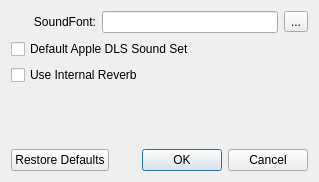
<?xml version="1.0" encoding="UTF-8"?>
<ui version="4.0">
 <class>drumstick::widgets::MacSynthSettingsDialog</class>
 <widget class="QDialog" name="drumstick::widgets::MacSynthSettingsDialog">
  <property name="geometry">
   <rect>
    <x>0</x>
    <y>0</y>
    <width>319</width>
    <height>182</height>
   </rect>
  </property>
  <layout class="QGridLayout" name="gridLayout">
   <item row="0" column="0">
    <widget class="QLabel" name="label_3">
     <property name="text">
      <string>SoundFont:</string>
     </property>
     <property name="alignment">
      <set>Qt::AlignRight|Qt::AlignTrailing|Qt::AlignVCenter</set>
     </property>
     <property name="buddy">
      <cstring>soundfont_dls</cstring>
     </property>
    </widget>
   </item>
   <item row="0" column="1" colspan="2">
    <widget class="QLineEdit" name="soundfont_dls">
     <property name="enabled">
      <bool>true</bool>
     </property>
     <property name="sizePolicy">
      <sizepolicy hsizetype="Expanding" vsizetype="Preferred">
       <horstretch>0</horstretch>
       <verstretch>0</verstretch>
      </sizepolicy>
     </property>
    </widget>
   </item>
   <item row="0" column="3">
    <widget class="QToolButton" name="btn_soundfont">
     <property name="text">
      <string>...</string>
     </property>
    </widget>
   </item>
   <item row="3" column="2">
    <spacer name="verticalSpacer">
     <property name="orientation">
      <enum>Qt::Vertical</enum>
     </property>
     <property name="sizeHint" stdset="0">
      <size>
       <width>20</width>
       <height>256</height>
      </size>
     </property>
    </spacer>
   </item>
   <item row="2" column="0" colspan="4">
    <widget class="QCheckBox" name="reverb_dls">
     <property name="text">
      <string>Use Internal Reverb</string>
     </property>
    </widget>
   </item>
   <item row="1" column="0" colspan="4">
    <widget class="QCheckBox" name="default_dls">
     <property name="text">
      <string>Default Apple DLS Sound Set</string>
     </property>
    </widget>
   </item>
   <item row="4" column="0" colspan="4">
    <widget class="QDialogButtonBox" name="buttonBox">
     <property name="orientation">
      <enum>Qt::Horizontal</enum>
     </property>
     <property name="standardButtons">
      <set>QDialogButtonBox::Cancel|QDialogButtonBox::Ok|QDialogButtonBox::RestoreDefaults</set>
     </property>
    </widget>
   </item>
  </layout>
 </widget>
 <tabstops>
  <tabstop>soundfont_dls</tabstop>
  <tabstop>btn_soundfont</tabstop>
  <tabstop>default_dls</tabstop>
  <tabstop>reverb_dls</tabstop>
 </tabstops>
 <resources/>
 <connections>
  <connection>
   <sender>default_dls</sender>
   <signal>toggled(bool)</signal>
   <receiver>soundfont_dls</receiver>
   <slot>setDisabled(bool)</slot>
   <hints>
    <hint type="sourcelabel">
     <x>136</x>
     <y>58</y>
    </hint>
    <hint type="destinationlabel">
     <x>260</x>
     <y>31</y>
    </hint>
   </hints>
  </connection>
  <connection>
   <sender>default_dls</sender>
   <signal>toggled(bool)</signal>
   <receiver>btn_soundfont</receiver>
   <slot>setDisabled(bool)</slot>
   <hints>
    <hint type="sourcelabel">
     <x>294</x>
     <y>58</y>
    </hint>
    <hint type="destinationlabel">
     <x>294</x>
     <y>30</y>
    </hint>
   </hints>
  </connection>
  <connection>
   <sender>default_dls</sender>
   <signal>toggled(bool)</signal>
   <receiver>label_3</receiver>
   <slot>setDisabled(bool)</slot>
   <hints>
    <hint type="sourcelabel">
     <x>96</x>
     <y>58</y>
    </hint>
    <hint type="destinationlabel">
     <x>66</x>
     <y>31</y>
    </hint>
   </hints>
  </connection>
  <connection>
   <sender>buttonBox</sender>
   <signal>accepted()</signal>
   <receiver>drumstick::widgets::MacSynthSettingsDialog</receiver>
   <slot>accept()</slot>
   <hints>
    <hint type="sourcelabel">
     <x>170</x>
     <y>158</y>
    </hint>
    <hint type="destinationlabel">
     <x>192</x>
     <y>184</y>
    </hint>
   </hints>
  </connection>
  <connection>
   <sender>buttonBox</sender>
   <signal>rejected()</signal>
   <receiver>drumstick::widgets::MacSynthSettingsDialog</receiver>
   <slot>reject()</slot>
   <hints>
    <hint type="sourcelabel">
     <x>259</x>
     <y>155</y>
    </hint>
    <hint type="destinationlabel">
     <x>281</x>
     <y>179</y>
    </hint>
   </hints>
  </connection>
 </connections>
</ui>
